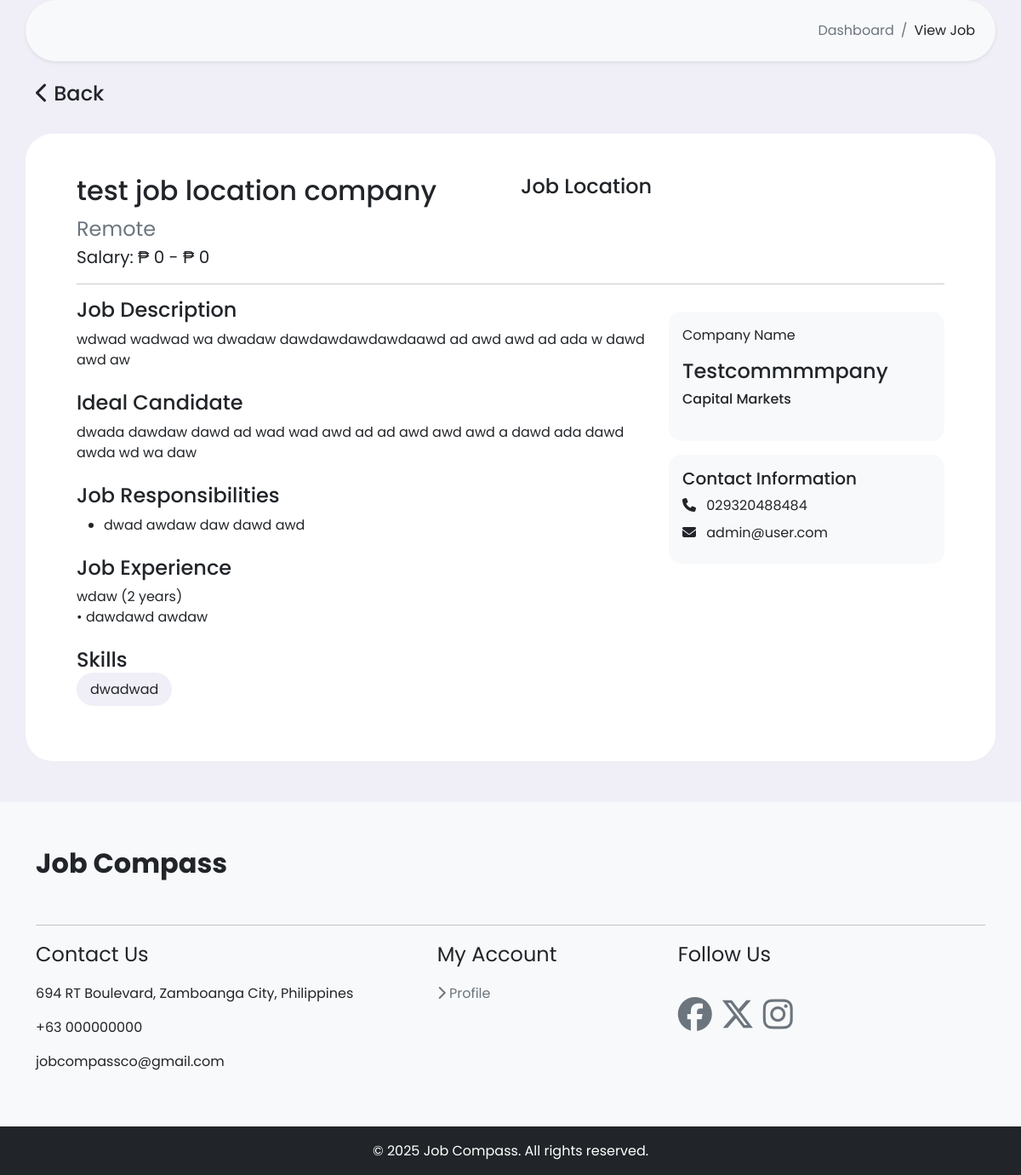
Page /job/job-info/1/ (signed in) on the earlier database version.
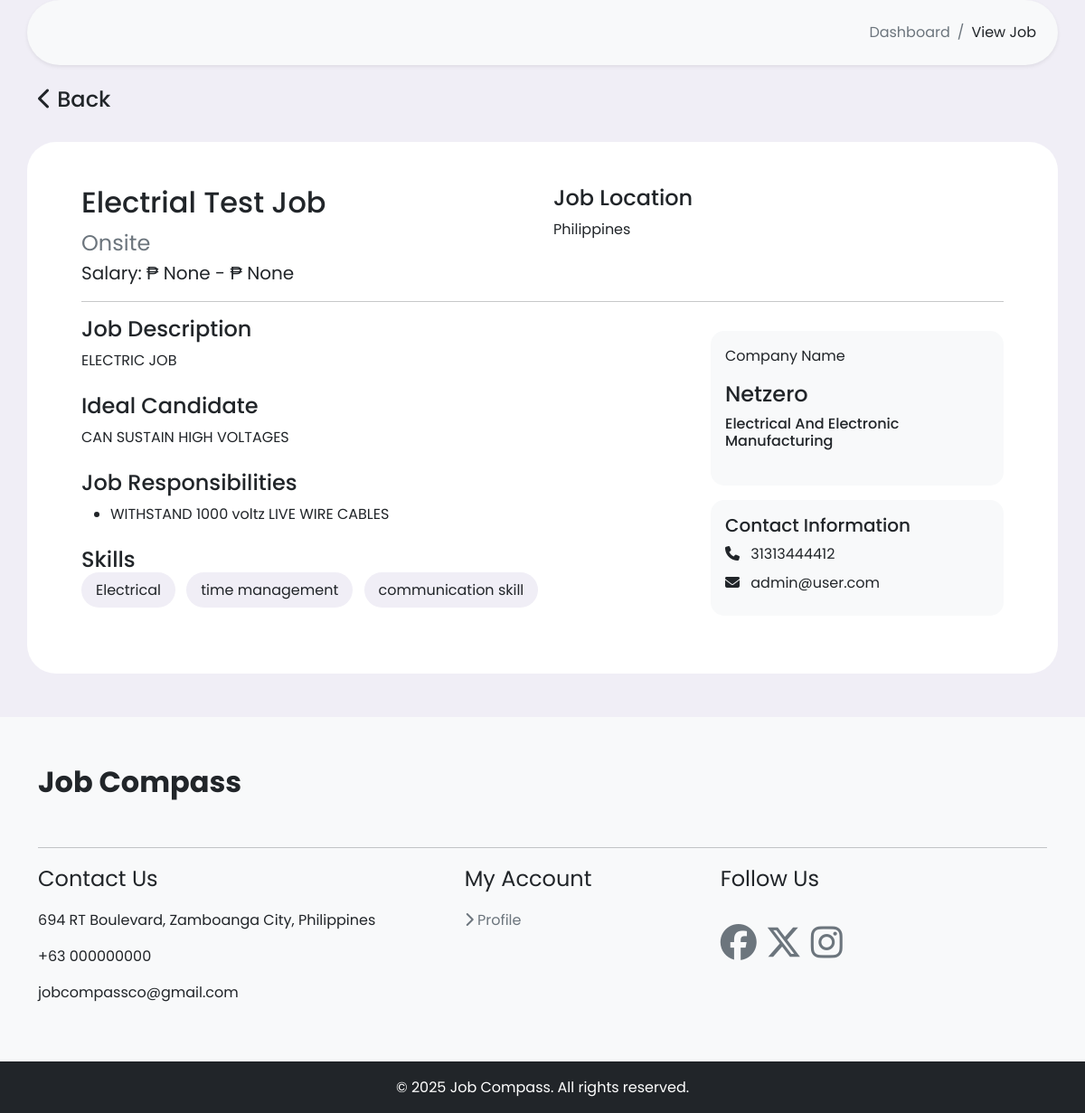
Same page on the later database version.
### job/models.py (models this page shows, shortened)
class Job(models.Model):
    user = models.ForeignKey(User, on_delete=models.CASCADE)
    title = models.CharField(max_length=100, blank=True)
    company = models.ForeignKey(Company, on_delete=models.CASCADE)
    SALARY_DISPLAY_CHOICES = (
        ('fixed', 'Fixed Salary'),
        ('range', 'Salary Range'),
        ('hidden', 'Do not display'),
    )
    salary_display_type = models.CharField(
        max_length=10,
        choices=SALARY_DISPLAY_CHOICES,
        default='fixed'
        ,null=True
        ,blank=True
    )
    currency = models.CharField(max_length=3, choices=CURRENCY_CHOICES, default='PHP')
    salary_fixed = models.PositiveIntegerField(null=True, blank=True, help_text="Enter fixed salary if selected.")
    salary_min = models.PositiveIntegerField(null=True, blank=True, help_text="Enter minimum salary for range.")
    salary_max = models.PositiveIntegerField(null=True, blank=True, help_text="Enter maximum salary for range.")
    salary_mode = models.CharField(
        max_length=10,
        choices=(
            ('Hourly','Hourly'),
            ('Daily','Daily'),
            ('Weekly','Weekly'),
            ('Monthly','Monthly'),
            ('Yearly','Yearly')
        )
        ,null=True
        ,blank=True
    )
    job_description = models.TextField(null=True, blank=True)
    ideal_candidate = models.TextField(null=True, blank=True)
    industry = models.ForeignKey(Industry, on_delete=models.DO_NOTHING, null=True, blank=True)
    location = models.ForeignKey(Address, on_delete=models.SET_NULL, null=True, blank=True)
    use_company_location = models.BooleanField(default=False)
    employment_type_choices = (
        ('Full-Time', 'Full-Time'),
        ('Part-Time', 'Part-Time'),
        ('Contract', 'Contract'),
        ('Freelance', 'Freelance'),
        ('Internship/OJT', 'Internship/OJT'),
    )
    employment_job_type = models.CharField(max_length=20, choices=employment_type_choices, blank=True)
    location_job_type_choices = (
        ('Remote', 'Remote'),
        ('Onsite', 'Onsite'),
        ('Hybrid', 'Hybrid')
    )
    location_job_type = models.CharField(max_length=20, choices=location_job_type_choices, blank=True)
    posted_date_time = models.DateTimeField(auto_now_add=True)
    is_available = models.BooleanField(default=True)

class Job_Responsibilities(models.Model):
    job = models.ForeignKey(Job, on_delete=models.CASCADE)
    res_name = models.CharField(max_length=300, blank=True)

class Job_Experience(models.Model):
    job = models.ForeignKey(Job, on_delete=models.CASCADE)
    exp_name = models.CharField(max_length=300, blank=True)
    exp_years = models.IntegerField(null=True, blank=True)
    exp_description = models.TextField(blank=True)

class RequiredSkill(models.Model):
    job = models.ForeignKey(Job, on_delete=models.CASCADE)
    skill_name = models.CharField(max_length=50, blank=True)

### company/models.py (models this page shows)
class Company(models.Model):
    user = models.OneToOneField(User, on_delete=models.CASCADE)
    company_name = models.CharField(max_length=100, null=True, blank=True)
    avatar = CloudinaryField(
        'avatar',
        folder='company-avatar',
        default="https://res.cloudinary.com/di2hrzuyq/image/upload/v1733062520/lvehkmmijnwrvxvtm1mb.png"
    )
    email = models.EmailField(null=True, blank=True)
    phone = models.CharField(max_length=15, null=True, blank=True)
    website_url = models.URLField(null=True, blank=True)
    about_us = models.TextField(null=True, blank=True)
    industry = models.ForeignKey(Industry, on_delete=models.DO_NOTHING, null=True, blank=True, related_name='industries')
    dateFounded = models.DateField(null=True, blank=True)
    address = models.OneToOneField(Address, on_delete=models.SET_NULL, null=True, blank=True, related_name='company')
    employee_count = models.PositiveIntegerField(null=True, blank=True)
    tin_number = models.CharField(max_length=15, null=True, blank=True)
    bir_file = CloudinaryField(
        'file',
        resource_type='raw',
        folder='company-bir',
        blank=True
    )
    dti_file = CloudinaryField(
        'file',
        resource_type='raw',
        folder='company-dti',
        blank=True
    )
    facebook = models.URLField(max_length=200, null=True, blank=True)
    twitter = models.URLField(max_length=200, null=True, blank=True)
    github = models.URLField(max_length=200, null=True, blank=True)
    verification_status = models.CharField(
        max_length=20,
        choices=[
            ('Pending', 'Pending'),
            ('Verified', 'Verified'),
            ('Rejected', 'Rejected')
        ],
        default='Pending',
        blank= True
    )
    is_verified = models.BooleanField(default=False)
    is_active = models.BooleanField(default=True)
    def __str__(self):
         return f'{self.company_name}'

### industry/models.py (models this page shows)
class Industry(models.Model):
    name = models.CharField(max_length=100)
    def __str__(self):
        return self.name

### users/models.py (models this page shows, shortened)
class User(AbstractUser):
    email = models.EmailField(unique=True)
    avatar = CloudinaryField(
        'avatar',
        folder='avatar',
        default="https://res.cloudinary.com/di2hrzuyq/image/upload/v1733062519/pbnrwanwq7rp17jfr92z.png"
    )
    phone = models.CharField(max_length=15, null=True, blank=True)
    is_employer = models.BooleanField(default=False)
    is_applicant = models.BooleanField(default=False)
    has_resume = models.BooleanField(default=False)
    has_company = models.BooleanField(default=False)
    is_active = models.BooleanField(default=True)
    is_verified = models.BooleanField(default=False)

### address/models.py (models this page shows, shortened)
class Address(models.Model):
    user = models.OneToOneField(User, on_delete=models.CASCADE, null=True, blank=True)
    country = models.CharField(max_length=100, blank=True)
    countrypostal = models.CharField(max_length=100, blank=True)
    region = models.CharField(max_length=100, blank=True)
    city = models.CharField(max_length=100, blank=True)
    street = models.CharField(max_length=255, blank=True)

### job/views.py (the view)
# urls.py: path('job-info/<int:pk>/', views.job_info, name='job-info'),
@login_required(login_url='login')
def job_info(request, pk):
    job = get_object_or_404(
        Job.objects.annotate(
            has_applied=Exists(
                Application.objects.filter(
                    user=request.user,
                    job=OuterRef('pk')
                )
            ),
            is_saved=Exists(
                SaveJob.objects.filter(
                    user=request.user,
                    job=OuterRef('pk')
                )
            ),
             application_status=Coalesce(
                Subquery(
                    ApplicationStatus.objects.filter(
                        application__job=OuterRef('pk'),
                        application__user=request.user
                    ).values('status')[:1]
                ),
                Value('NOT_APPLIED')
            )
        ),
        pk=pk
    )
    if request.user.is_authenticated:
        if request.user.is_applicant:  # Assuming you have a boolean field 'is_applicant' in the custom User model
            has_applied = Application.objects.filter(user=request.user, job=pk).exists()
            is_saved = SaveJob.objects.filter(user=request.user, job=job).exists()
        else:
            has_applied = False
            is_saved = False
    else:
        has_applied = False  # Not logged in, so cannot apply
        is_saved = False  # Not logged in, so cannot save
    context = {'job': job, 'has_applied': has_applied, 'is_saved': is_saved}
    return render(request, 'job/job-info.html', context)

### templates/job/job-info.html (shortened to what this page needs)
{% extends 'users/base.html' %}
{% load humanize %}
{% block content %}
    <div aria-label="breadcrumb" class="custombreadcrumb container bg-light p-4 mb-3 shadow-sm">
        <ol class="breadcrumb mb-0 d-flex justify-content-end">
            <li class="breadcrumb-item"><a href="{% url 'dashboard' %}" class="text-decoration-none text-dark text-muted">Dashboard</a></li>
            <li class="breadcrumb-item active text-dark" aria-current="page">View Job</li>
        </ol>
    </div>
    <div class="container">
        <h4 class="mt-4 mb-4 col-lg-2"><a href="{% url 'dashboard' %}" class="text-decoration-none text-dark"><i class="fa-solid fa-chevron-left"></i> Back</a></h4>
    </div>
    <div class="custom-container container bg-white applicantProfile-card">
        <div class="p-5 mb-5">
            <div class="row">
                <div class="col-md-6">
                    <h2>{{job.title}}</h2>
                    <p class="fs-4 text-muted mb-0">{{job.location_job_type|title}}</p>
                    <span class="mb-3 fs-5">Salary: ₱ {{job.salary_min}} - ₱ {{job.salary_max}}</span>
                </div>
                <div class="col-md-6 mb-4">
                    <h4>Job Location</h4>
                    <div>
                        <p>
                        {% if job.location.barangay and job.location.city and job.location.street %}
                            {{ job.location.street }}{% if job.location.barangay %}, {{ job.location.barangay }}{% endif %}{% if job.location.city %}, {{ job.location.city }}{% endif %}
                        {% else %}
                            {{ job.location.countrystreet }}{% if job.location.countrystreet %}, {% endif %}{{ job.location.countrycity }}{% if job.location.countrycity %}, {% endif %}{{ job.location.country }}
                        {% endif %}
                        </p>
                    </div>
                </div>
            </div>
            <hr>
            <div class="row">
                <div class="col-sm-8">
                    {% if job.job_description %}
                    <div class="mb-4">
                        <h4>Job Description</h4>
                        <div>
                            <p>{{job.job_description}}</p>
                        </div>
                    </div>
                    {% endif %}
                    {% if job.ideal_candidate %}
                    <div class="mb-4">
                        <h4>Ideal Candidate</h4>
                        <div>
                            <p>{{job.ideal_candidate}}</p>
                        </div>
                    </div>
                    {% endif %}
                    {% if job.job_responsibilities_set.exists %}
                    <div class="mb-4">
                        <h4>Job Responsibilities</h4>
                        <div>
                            <ul>
                                {% for responsibility in job.job_responsibilities_set.all %}
                                    <li>{{ responsibility.res_name }}</li>
                                {% empty %}
                                    <li>No responsibilities listed</li>
                                {% endfor %}
                            </ul>
                        </div>
                    </div>
                    {% endif %}
                    {% if job.job_experience_set.exists %}
                        <div class="mb-4">
                            <h4>Job Experience</h4>
                            <ul class="list-unstyled">
                                {% for experience in job.job_experience_set.all %}
                                    <li>{{ experience.exp_name }} ({{ experience.exp_years }} years)
                                        <p> • {{ experience.exp_description }}</p>
                                    </li>
                                {% empty %}
                                    <li>No experience required</li>
                                {% endfor %}
                            </ul>
                        </div>
                    {% endif %}
                    {% if job.requiredskill_set.exists %}
                    <div class="mb-4">
                        <h4>Skills</h4>
                        <div>
                            {% for skill in job.requiredskill_set.all %}
                                <span class="skillbadge me-2 mb-1">{{ skill.skill_name }}</span>
                            {% empty %}
                                <span class="skillbadge me-2 mb-1">No skills specified</span>
                            {% endfor %}
                        </div>
                    </div>
                    {% endif %}
                </div>
                <div class="col-md-4">
                    <div class="stats-card mb-3">
                        <div class="mb-4">
                            <p>Company Name</p>
                            <h4>{{job.company|title}}</h4>
                            <h6>{{job.company.industry|title}}</h6>
                        </div>
                    </div>
                    <div class="stats-card mb-3">
                        <h5>Contact Information</h5>
                        <div class="contact-info mb-2">
                            <i class="fas fa-phone me-2"></i>
                            <span>{{job.company.phone}}</span>
                        </div>
                        <div class="contact-info mb-2">
                            <i class="fas fa-envelope me-2"></i>
                            <span>{{user.email}}</span>
                        </div>
                    </div>
                </div>
            </div>
        </div>
    </div>
{% endblock content %}

Differences in the rows shown:
removed Job_Experience: exp_name "wdaw", exp_years "2", exp_description "dawdawd awdaw"
changed Job: title "test job location company" → "Electrial Test Job"; location_job_type "Remote" → "Onsite"; salary_min "0" → "None"; salary_max "0" → "None"; location.country (not shown) → "Philippines"; job_description "wdwad wadwad wa dwadaw dawdawdawdawdaawd ad awd awd ad ada w dawd awd aw" → "ELECTRIC JOB"; ideal_candidate "dwada dawdaw dawd ad wad wad awd ad ad awd awd awd a dawd ada dawd awda wd wa daw" → "CAN SUSTAIN HIGH VOLTAGES"; company "Testcommmmpany" → "Netzero"; company.industry "Capital Markets" → "Electrical And Electronic Manufacturing"; company.phone "029320488484" → "31313444412"
changed Job_Responsibilities: res_name "dwad awdaw daw dawd awd" → "WITHSTAND 1000 voltz LIVE WIRE CABLES"
changed RequiredSkill: skill_name "dwadwad" → "Electrical"
now on this page (row edited): RequiredSkill: skill_name "time management"
now on this page (row edited): RequiredSkill: skill_name "communication skill"
Other differences:
text no longer shown: "Job Experience"
